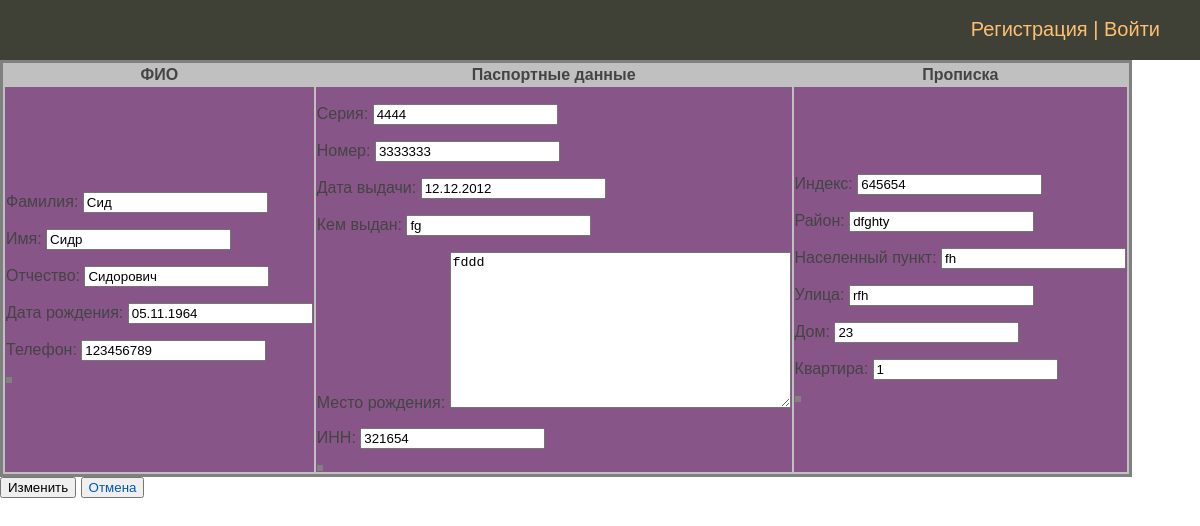
/person/person_mod/31/edit, run on the app's committed database.
### person/models.py (models this page shows, shortened)
class Person(models.Model):
    second_name = models.CharField(max_length=50, verbose_name='Фамилия')
    first_name = models.CharField(max_length=50, verbose_name='Имя')
    patronymic = models.CharField(max_length=50, blank=True, null=True, verbose_name='Отчество')
    date_of_bird = models.DateField(blank=True, null=True, verbose_name='Дата рождения')
    phone_number = models.IntegerField(max_length=11, blank=True, null=True, verbose_name='Телефон')
    residence_address = models.OneToOneField(ResidenceAddress, on_delete=models.CASCADE,
                                             blank=True, null=True, verbose_name='Адрес проживания')
    passport = models.OneToOneField(Passport, on_delete=models.CASCADE,
                                    blank=True, null=True, verbose_name='паспортные данные')
    class Meta:
        verbose_name = 'ФИО'
        verbose_name_plural = 'ФИО'

class Passport(models.Model):
    series = models.PositiveSmallIntegerField(verbose_name='Серия')
    number = models.PositiveIntegerField(verbose_name='Номер')
    date_of_issue = models.DateField(verbose_name='Дата выдачи')
    issued = models.CharField(max_length=250, blank=True, null=True, verbose_name='Кем выдан')
    address_birth = models.TextField(max_length=500, blank=True, null=True, verbose_name='Место рождения')
    inn = models.PositiveIntegerField(blank=True, null=True, verbose_name='ИНН')
    class Meta:
        verbose_name = 'Паспортные данные'
        verbose_name_plural = 'Паспортные данные'

class ResidenceAddress(models.Model):
    postcode = models.CharField(max_length=6, blank=True, null=True, verbose_name='Индекс')
    district = models.CharField(max_length=50, blank=True, null=True, verbose_name='Район')
    locality = models.CharField(max_length=50, blank=True, null=True, verbose_name='Населенный пункт')
    street = models.CharField(max_length=50, blank=True, null=True, verbose_name='Улица')
    house_number = models.PositiveSmallIntegerField(max_length=6, blank=True, null=True, verbose_name='Дом')
    apartment_number = models.PositiveSmallIntegerField(max_length=6, blank=True, null=True, verbose_name='Квартира')
    class Meta:
        verbose_name = 'Адрес проживания'
        verbose_name_plural = 'Адреса проживания'

### person/views.py (the view, shortened to what this page needs)
# urls.py: path('person_mod/<int:pk>/edit', views.PersonMod.as_view(), name='person_mod'),
class PersonMod(UpdateView):
    template_name = 'person/person_mod.html'
    model = Person
    def get(self, request, pk, *args, **kwargs):
        pers = get_object_or_404(Person, pk=pk)
        form_person_mod = AddPerson(instance=pers)
        form_passport_mod = AddPassport(instance=pers.passport)
        form_residence_address_mod = AddResidenceAddress(instance=pers.residence_address)
        form = {'form_person_mod': form_person_mod,
                'form_passport_mod': form_passport_mod,
                'form_residence_address_mod': form_residence_address_mod,
                'pk': pk,
                'title': 'Добавить заявителя'}
        return render(request, self.template_name, context=form)

### person/forms.py
class AddPerson(forms.ModelForm):
    class Meta:
        model = Person
        fields = ['second_name', 'first_name', 'patronymic', 'date_of_bird', 'phone_number']

class AddPassport(forms.ModelForm):
    class Meta:
        model = Passport
        fields = '__all__'

### person/templates/person/person_mod.html (shortened to what this page needs)
{% extends 'sobnushdi/base.html' %}
{% block content %}
<form action="{% url 'person_mod' pk=pk %}" method="post">
      <table bgcolor="silver">
        <tr>
            <th>ФИО</th>
            <th>Паспортные данные</th>
            <th>Прописка</th>
        </tr>
    <tr bgcolor="#858">
        <td>
            <table >
                {{ form_person_mod.as_p }}
            </table>
        </td>
        <td>
            <table>
                {{ form_passport_mod.as_p }}
            </table>
        </td>
        <td>
            <table>
                {{ form_residence_address_mod.as_p }}
            </table>
        </td>
    </tr>
    </table>
    <button type="submit">Изменить</button>
    <form action="{% url 'person_list' %}" method="get">
        <button type="reset"><a href="{% url 'person_list' %}">Отмена</a></button>
    </form>
</form>
{% endblock %}

### person/static/les/css/styles.css (style rules this page uses)
html, body { font-family: 'Arial'; margin: 0; padding: 0; height: 100%; width: 100%; color: #444; }
a { color: #0059b2; text-decoration: none; }
table { border: 3px solid grey; }

### data on the page
Person: second_name "Сид", first_name "Сидр", patronymic "Сидорович", date_of_bird "05.11.1964", phone_number "123456789"
Passport: series "4444", number "3333333", date_of_issue "12.12.2012", issued "fg", address_birth "fddd", inn "321654"
ResidenceAddress: postcode "645654", district "dfghty", locality "fh", street "rfh", house_number "23", apartment_number "1"
